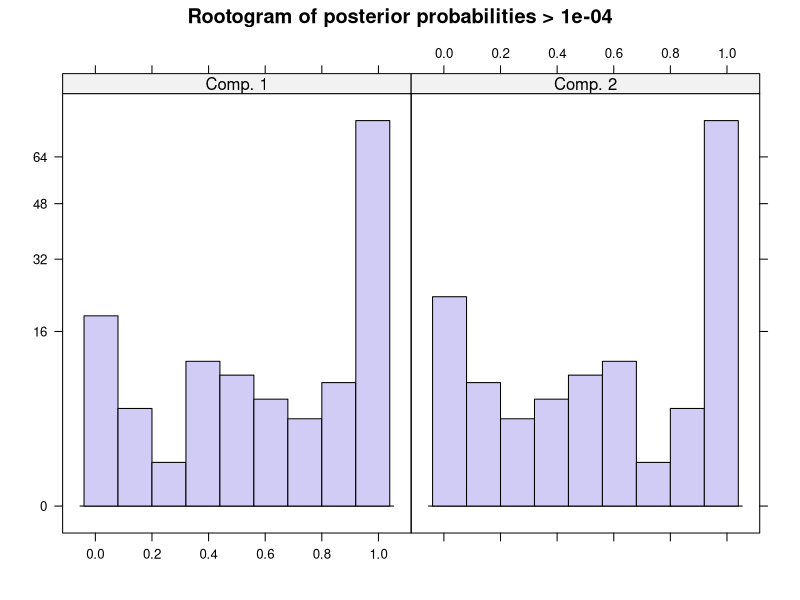
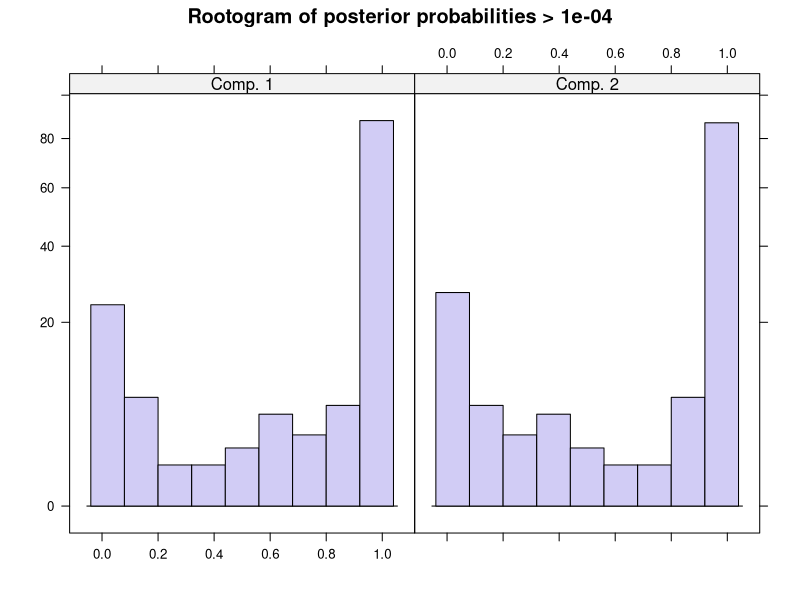

Write the R code that produced these figures, in order.
## ---- chunk 1
knitr::opts_chunk$set(echo = TRUE)
## ---- chunk 2
set.seed(2807)
library("flexmix")

data("NregFix", package = "flexmix")

Model <- FLXMRglm(~ x2 + x1)

fittedModel <- stepFlexmix(y ~ 1, model = Model, nrep = 3, k = 3,
                           data = NregFix, concomitant = FLXPmultinom(~ w))

fittedModel <- relabel(fittedModel, "model", "x1")

summary(refit(fittedModel))

Model2 <- FLXMRglmfix(fixed = ~ x2, nested = list(k = c(1, 2),
                                                  formula = c(~ 0, ~ x1)), varFix = TRUE)

fittedModel2 <- flexmix(y ~ 1, model = Model2,
                        cluster = posterior(fittedModel), data = NregFix,
                        concomitant = FLXPmultinom(~ w))

BIC(fittedModel)

BIC(fittedModel2)
summary(refit(fittedModel2))

## ---- chunk 3
if(!require("flexmix")){install.packages("flexmix")}
library("flexmix")

data("NPreg", package = "flexmix")
## mixture of two linear regression models. Note that control parameters
## can be specified as named list and abbreviated if unique.
ex1 <- flexmix(yn ~ x + I(x^2), data = NPreg, k = 2,
control = list(verb = 5, iter = 100))
ex1
summary(ex1)
plot(ex1)
## now we fit a model with one Gaussian response and one Poisson
## response. Note that the formulas inside the call to FLXMRglm are
## relative to the overall model formula.
ex2 <- flexmix(yn ~ x, data = NPreg, k = 2,
model = list(FLXMRglm(yn ~ . + I(x^2)),
FLXMRglm(yp ~ ., family = "poisson")))
plot(ex2)
ex2
table(ex2@cluster, NPreg$class)
## for Gaussian responses we get coefficients and standard deviation
parameters(ex2, component = 1, model = 1)
## for Poisson response we get only coefficients
parameters(ex2, component = 1, model = 2)
## fitting a model only to the Poisson response is of course
## done like this
ex3 <- flexmix(yp ~ x, data = NPreg, k = 2,
model = FLXMRglm(family = "poisson"))
## if observations are grouped, i.e., we have several observations per
## individual, fitting is usually much faster:
ex4 <- flexmix(yp~x|id1, data = NPreg, k = 2,
model = FLXMRglm(family = "poisson"))## And now a binomial example. Mixtures of binomials are not genericall## identified, here the grouping variable is necessary:set.seed(1234)ex5 <- initFlexmix(cbind(yb,1 - yb) ~ x, data = NPreg, k = 2,model = FLXMRglm(family = "binomial"), nrep = 5)table(NPreg$class, clusters(ex5))ex6 <- initFlexmix(cbind(yb, 1 - yb) ~ x | id2, data = NPreg, k = 2,model = FLXMRglm(family = "binomial"), nrep = 5)table(NPreg$class, clusters(ex6
## ---- chunk 4
data("fabricfault", package = "flexmix")

fabricMix <- stepFlexmix(Faults ~ 1, model = FLXMRglmfix(family="poisson",
                                                         fixed = ~ log(Length)), data = fabricfault, k = 2, nrep = 3)
summary(fabricMix)

summary(refit(fabricMix))

Lnew <- seq(0, 1000, by = 50)

fabricMix.pred <- predict(fabricMix, newdata = data.frame(Length = Lnew))

fabricMix2 <- flexmix(Faults ~ 0, data = fabricfault,
                      cluster = posterior(fabricMix),
                      model = FLXMRglmfix(family = "poisson", fixed = ~ log(Length),
                                          nested = list(k=c(1,1), formula=list(~0,~1))))

summary(refit(fabricMix2))

fabricMix2.pred <-  fabricMix2.pred <- predict(fabricMix2,
                                               newdata = data.frame(Length = Lnew))
## ---- chunk 5
data("betablocker", package = "flexmix")

betaGlm <- glm(cbind(Deaths, Total - Deaths) ~ Treatment,
               family = "binomial", data = betablocker)

betaGlm

betaMixFix <- stepFlexmix(cbind(Deaths, Total - Deaths) ~ 1 | Center,
                          model = FLXMRglmfix(family = "binomial", fixed = ~ Treatment),
                          k = 2:4, nrep = 3, data = betablocker)

betaMixFix

betaMix <- stepFlexmix(cbind(Deaths, Total - Deaths) ~ Treatment | Center,
                       model = FLXMRglm(family = "binomial"), k = 3, nrep = 3,
                       data = betablocker)

summary(betaMix)

# print(plot(betaMixFix_3, mark = 1, col = "grey", markcol = 1))

parameters(betaMix)

table(clusters(betaMix))

predict(betaMix, newdata = data.frame(Treatment = c("Control", "Treated")))
